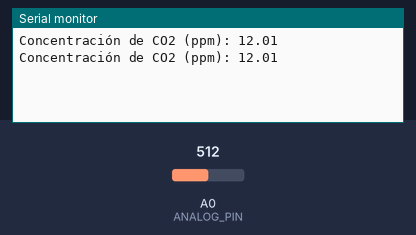
Bench run of a sketch on a simulated Arduino Uno, built with avr-gcc and run on an emulated ATmega328P. Parts: the last lines printed to the serial monitor. The inputs (shaded band) are chosen by the test bench; at power-on: A0 (ANALOG_PIN) = 512.

Above: at 1.8 s.
1.9 s: A0 (ANALOG_PIN) set to 716
At 2.8 s:
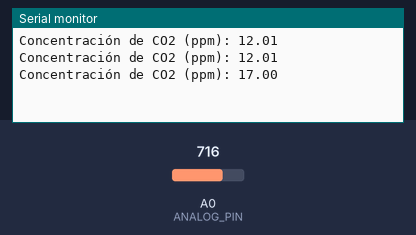
3.4 s: A0 (ANALOG_PIN) set to 900
At 4.6 s:
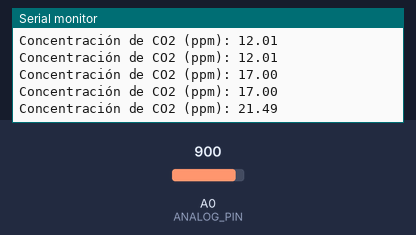
Timing chart, 0 to 6.4 s (numbered marks = the images above; inputs shaded):
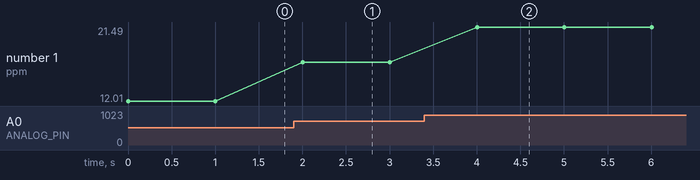

The sketch:

sketch_oximetro.ino
```cpp
#define ANALOG_PIN A0 // Pin analógico al que está conectado el sensor MQ-135

void setup() {
  Serial.begin(9600); // Inicializa la comunicación serial para ver la salida en el monitor serial
}

void loop() {
  float sensorValue = analogRead(ANALOG_PIN); // Lee el valor analógico del sensor
  float voltage = (sensorValue / 1023.0) * 5.0; // Convierte el valor a voltaje (0-5V)

  // Calibración del sensor MQ-135 (ajusta los valores de acuerdo a la calibración de tu sensor)
  float ppm = (voltage - 0.1) / 0.2; // Fórmula de calibración para CO2

  // Muestra el valor de la concentración en el monitor serial
  Serial.print("Concentración de CO2 (ppm): ");
  Serial.println(ppm);

  // Puedes realizar ajustes similares para otros gases que el MQ-135 pueda detectar
  // Consulta la hoja de datos del sensor para obtener más información sobre la calibración de otros gases.

  delay(1000); // Espera 1 segundo antes de tomar otra lectura
}
```

Measured:
- after the input at 1.9 s, the serial monitor: prints a new line after 0.10 s (image 1)
- after the input at 3.4 s, the serial monitor: prints a new line after 0.60 s (image 2)
- plotted number 1: 12.01 → 17 after the input at 1.9 s, 17 → 21.49 after the input at 3.4 s
